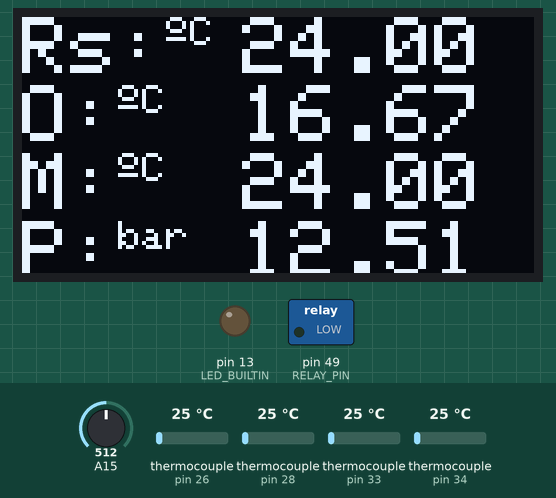
Recording of a sketch running on a simulated Arduino Mega 2560, built with avr-gcc and run on an emulated ATmega2560. Shown: 128×64 one-colour display, switched loads named in the sketch (green lamp = pin HIGH), output pins drawn as LEDs (lit = HIGH). Wiring (inferred from the names in the program): MAX6675 thermocouple converter: CS pin 28; MISO pin 30; SCK pin 31. Inputs (shaded band) come from the test bench; at power-on: thermocouple (sensors on pin 28, pin 33, pin 34, pin 26) 25 °C, A15 = 512. Pins used as bus, display or sensor lines are not drawn; what the sketch prints to the serial monitor is not drawn.

Above: at 13.6 s.
13.7 s: thermocouple (sensor on pin 28) set to 6 °C
At 19.1 s:
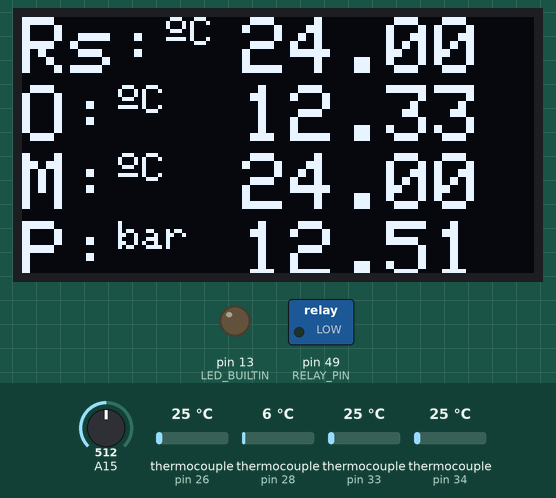
24.5 s: thermocouple (sensor on pin 33) set to 6 °C
At 29.0 s:
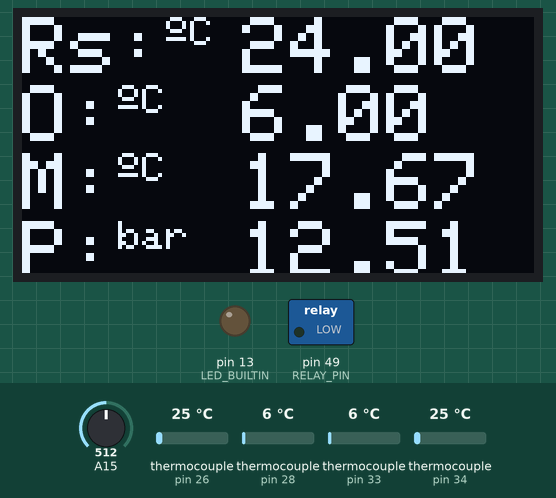
32.7 s: thermocouple (sensor on pin 34) set to 6 °C
At 38.9 s:
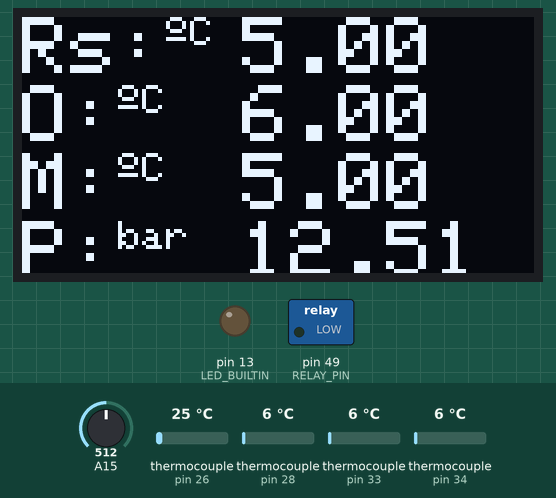
42.7 s: A15 set to 716
At 48.9 s:
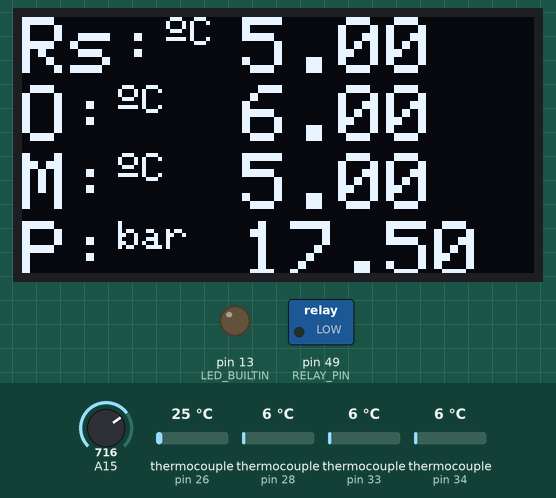
52.7 s: thermocouple (sensor on pin 28) set to 75 °C
At 59.0 s:
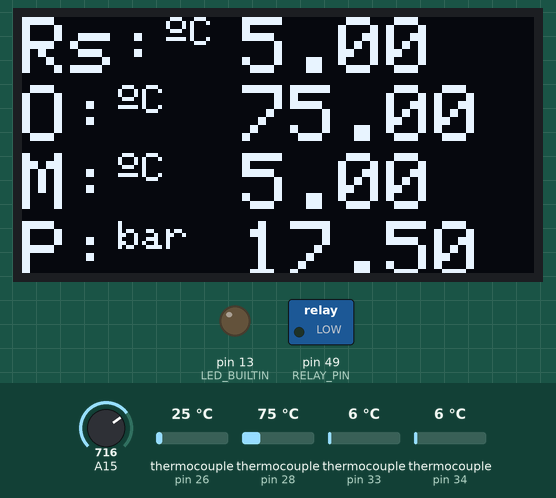
62.7 s: thermocouple (sensor on pin 33) set to 75 °C
At 69.0 s:
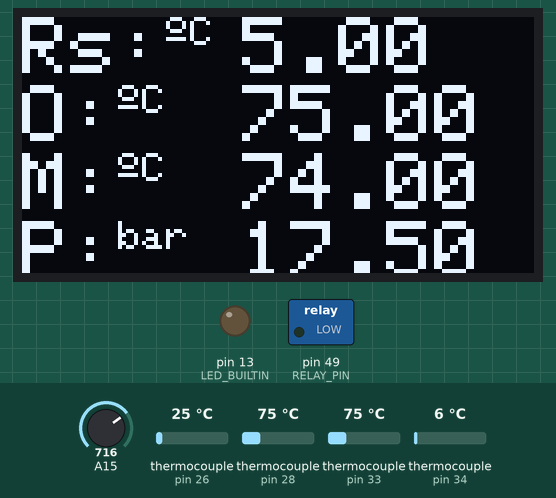
Timing chart, 0 to 73.0 s (numbered marks = the images above; inputs shaded):
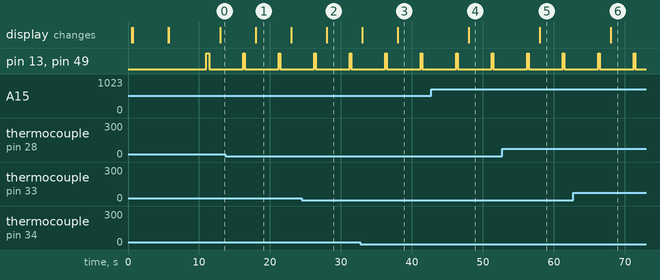

Measured:
- after the input at 13.7 s, the display: changes after 4.3 s (image 1)
- after the input at 24.5 s, the display: changes after 3.5 s (image 2)
- after the input at 32.7 s, the display: first differs from a run without the input after 5.3 s (image 3)
- after the input at 42.7 s, the display: changes after 5.3 s (image 4)
- after the input at 52.7 s, the display: changes after 5.3 s (image 5)
- after the input at 62.7 s, the display: changes after 5.3 s (image 6)
- by itself, pin 13 (LED_BUILTIN), pin 49 (RELAY_PIN): alternates HIGH for 0.20 s and LOW for 4.8 s

The sketch:

test_relais.ino
```cpp
#include <Wire.h>
#include <math.h>
#include "max6675.h"
#include <PID_v1.h>
#include <Time.h>
#include <TimeLib.h>
#include <SPI.h>
#include <Adafruit_GFX.h>
#include <Adafruit_SSD1306.h>
// I/O
#define RELAY_PIN 49  // Pin for PWM signal to the variator driver (ZeroPin 2 and the same GND)   //// Dimmer
const int clk = 6;      // Pin 8 from rotary encoder direction
const int data = 5;     // Pin 9 from rotary encoder variation

// const int temperaturePrecision = 1;
const int temperatureOfSecurity = 300;

// Initial Variable
float temperature_read = 0.0;
float previous_error = 0;
float elapsedTime, Time, timePrev;

// PID variables
double Setpoint, Input, Output;
int WindowSize = 5000;
unsigned long windowStartTime, lastPrintTime;


void relay_state(bool state) {
    digitalWrite(RELAY_PIN, state);
    digitalWrite(LED_BUILTIN, state);
}


// Oven Temperature : Sensor 1
#define MAX6675_CS 28
#define MAX6675_SO 30
#define MAX6675_SCK 31
float ovenTemperature = 0;

// Reactor Temperature: Sensor 2
int thermo_2SO = 35;
int thermo_2CS = 34;
int thermo_2CLK = 37;
float ReactorTemperature = 0;
MAX6675 thermocouple1(thermo_2CLK, thermo_2CS, thermo_2SO);  // Create an instance for the MAX6675 Sensor 3 Called "thermocouple1"

// Middle Temperature : Sensor 3        ||   Faire attention à celui là
int thermo_3SO = 29;
int thermo_3CS = 33;
int thermo_3CLK = 32;
float middleTemperature = 0;
MAX6675 thermocouple2(thermo_3CLK, thermo_3CS, thermo_3SO);

// Ambiant Temperature : Sensor 3        ||   Faire attention à celui là
int thermo_4SO = 25;
int thermo_4CS = 26;
int thermo_4CLK = 27;
float AmbiantTemperature = 0;
MAX6675 thermocouple3(thermo_4CLK, thermo_4CS, thermo_4SO);

// PRESSURE MESURE:
float tension;  // Variable permettant de stocker la valeur de la tension
float tempC;    // Variable température en °C
float tempK;    // Variable température en kelvins
float PID_LVL = 0;

// Arrays for temperature readings
float tab_oven[10] = {0};
float tab_Reactor[10] = {0};
float tab_middle[10] = {0};
float tab_Ambiant[10] = {0};


                                                                // Declaration for an SSD1306 display connected to I2C (SDA, SCL pins)
#define SCREEN_WIDTH 128 // OLED display width, in pixels
#define SCREEN_HEIGHT 64 // OLED display height, in pixels

// The pins for I2C are defined by the Wire-library.
// On an arduino UNO:       A4(SDA), A5(SCL)
// On an arduino MEGA 2560: 20(SDA), 21(SCL)
#define OLED_RESET     -1 // Reset pin # (or -1 if sharing Arduino reset pin)
#define SCREEN_ADDRESS 0x3C ///< See datasheet for Address; 0x3D for 128x64, 0x3C for 128x32
Adafruit_SSD1306 display(SCREEN_WIDTH, SCREEN_HEIGHT, &Wire, OLED_RESET);

static const unsigned char PROGMEM logo_bmp[] ={
  0xff, 0xff, 0xff, 0xff, 0xff, 0xff, 0xff, 0xff, 0xff, 0xff, 0xff, 0xff, 0xff, 0xff, 0xff, 0xff,
  0xff, 0xff, 0xff, 0xff, 0xff, 0xff, 0xff, 0xff, 0xff, 0xff, 0xff, 0xff, 0xff, 0xff, 0xff, 0xff,
  0xff, 0xff, 0xff, 0xff, 0xff, 0xff, 0xff, 0xff, 0xff, 0xff, 0xff, 0xff, 0xff, 0xff, 0xff, 0xff,
  0xff, 0xff, 0xff, 0xff, 0xff, 0xff, 0xff, 0xff, 0xff, 0xff, 0xff, 0xff, 0xff, 0xff, 0xff, 0xff,
  0xff, 0xff, 0xff, 0xff, 0xff, 0xff, 0xff, 0xff, 0xff, 0xff, 0xff, 0xff, 0xff, 0xff, 0xff, 0xff,
  0xff, 0xff, 0xff, 0xff, 0xff, 0xff, 0xff, 0xff, 0xff, 0xff, 0xff, 0xff, 0xff, 0xff, 0xff, 0xff,
  0xff, 0xff, 0xff, 0xff, 0xff, 0xff, 0xff, 0xff, 0xff, 0xff, 0xff, 0xff, 0xff, 0xff, 0xff, 0xff,
  0xff, 0xff, 0xff, 0xff, 0xff, 0xff, 0xff, 0xff, 0xff, 0xff, 0xff, 0xff, 0xff, 0xff, 0xff, 0xff,
  0xff, 0xff, 0xff, 0xff, 0xff, 0xff, 0xff, 0xff, 0xff, 0xff, 0xff, 0xff, 0xff, 0xff, 0xff, 0xff,
  0xff, 0xff, 0xff, 0xff, 0xff, 0xff, 0xff, 0xff, 0xff, 0xff, 0xff, 0xff, 0xff, 0xff, 0xff, 0xff,
  0xff, 0xff, 0xff, 0xff, 0xff, 0xff, 0xff, 0xff, 0xff, 0xff, 0xff, 0xff, 0xff, 0xff, 0xff, 0xff,
  0xff, 0xff, 0xff, 0xff, 0xff, 0xff, 0xff, 0xff, 0xff, 0xff, 0xff, 0xff, 0xff, 0xff, 0xff, 0xff,
  0xff, 0xff, 0xff, 0xff, 0xff, 0xff, 0xff, 0xff, 0xff, 0xff, 0xff, 0xff, 0xff, 0xff, 0xff, 0xff,
  0xff, 0xff, 0xff, 0xff, 0xff, 0xff, 0xff, 0xff, 0xff, 0xff, 0xff, 0xff, 0xff, 0xff, 0xff, 0xff,
  0xff, 0xff, 0xff, 0xff, 0xff, 0xff, 0xff, 0xff, 0xff, 0xff, 0xff, 0xff, 0xff, 0xff, 0xff, 0xff,
  0xff, 0xff, 0xff, 0xff, 0xff, 0xff, 0xff, 0xff, 0xff, 0xff, 0xff, 0xff, 0xff, 0xff, 0xff, 0xff,
  0xff, 0xff, 0xff, 0xff, 0xff, 0xff, 0xff, 0xff, 0xff, 0xff, 0xff, 0xff, 0xff, 0xff, 0xff, 0xff,
  0xff, 0xff, 0xff, 0xff, 0xfe, 0x0f, 0xff, 0xff, 0xff, 0xff, 0xff, 0xff, 0xff, 0xff, 0xff, 0xff,
  0xff, 0xff, 0xff, 0xff, 0xfe, 0x0f, 0xff, 0xff, 0xff, 0xff, 0xff, 0xff, 0xff, 0xff, 0xff, 0xff,
  0xff, 0xff, 0xff, 0xff, 0xfe, 0x0f, 0xff, 0xff, 0xff, 0xff, 0xff, 0xff, 0xff, 0xff, 0xff, 0xff,
  0xff, 0xff, 0xff, 0xff, 0xfe, 0x0f, 0xff, 0xff, 0xff, 0xff, 0xff, 0xff, 0xff, 0xff, 0xff, 0xff,
  0xff, 0xff, 0xff, 0xff, 0xfe, 0x0f, 0xff, 0xff, 0xff, 0xff, 0xff, 0xff, 0xff, 0xff, 0xff, 0xff,
  0xff, 0xff, 0xff, 0xff, 0xfe, 0x0f, 0xff, 0xff, 0xff, 0xff, 0xff, 0xff, 0xff, 0xff, 0xff, 0xff,
  0xff, 0xff, 0xff, 0xff, 0xfe, 0x0f, 0xff, 0xff, 0xff, 0xff, 0xff, 0xff, 0xff, 0xff, 0xff, 0xff,
  0xfc, 0x00, 0x00, 0x0f, 0xfe, 0x00, 0x00, 0x00, 0xff, 0xc0, 0x00, 0x00, 0x00, 0x3f, 0xe0, 0xff,
  0xfc, 0x00, 0x00, 0x01, 0xfe, 0x00, 0x00, 0x00, 0x3f, 0xc0, 0x00, 0x00, 0x00, 0x0f, 0xe0, 0xff,
  0xfc, 0x00, 0x00, 0x00, 0xfe, 0x00, 0x00, 0x00, 0x1f, 0xc0, 0x00, 0x00, 0x00, 0x07, 0xe0, 0xff,
  0xfc, 0x00, 0x00, 0x00, 0x7e, 0x00, 0x00, 0x00, 0x0f, 0xc0, 0x00, 0x00, 0x00, 0x03, 0xe0, 0xff,
  0xfc, 0x00, 0x00, 0x00, 0x7e, 0x00, 0x00, 0x00, 0x0f, 0xc0, 0x00, 0x00, 0x00, 0x03, 0xe0, 0xff,
  0xff, 0xff, 0xff, 0xff, 0xff, 0xff, 0xff, 0xff, 0xff, 0xff, 0xff, 0xff, 0xff, 0xff, 0xff, 0xff,
  0xff, 0xff, 0xff, 0xff, 0xff, 0xff, 0xff, 0xff, 0xff, 0xff, 0xff, 0xff, 0xff, 0xff, 0xff, 0xff,
  0xff, 0xff, 0xff, 0xff, 0xff, 0xff, 0xff, 0xff, 0xff, 0xff, 0xff, 0xff, 0xff, 0xff, 0xff, 0xff,
  0xfe, 0x00, 0x00, 0x00, 0x7e, 0x0f, 0xff, 0xff, 0x07, 0xc1, 0xff, 0x83, 0xff, 0x83, 0xe0, 0xff,
  0xfc, 0x00, 0x00, 0x00, 0x7e, 0x0f, 0xff, 0xff, 0x03, 0xc1, 0xff, 0x83, 0xff, 0x83, 0xe0, 0xff,
  0xf8, 0x00, 0x00, 0x00, 0x7e, 0x0f, 0xff, 0xff, 0x03, 0xc1, 0xff, 0x83, 0xff, 0x83, 0xe0, 0xff,
  0xf8, 0x00, 0x00, 0x00, 0x7e, 0x0f, 0xff, 0xff, 0x07, 0xc1, 0xff, 0x83, 0xff, 0x83, 0xe0, 0xff,
  0xf8, 0x3f, 0xff, 0xf0, 0x7e, 0x0f, 0xff, 0xff, 0x07, 0xc1, 0xff, 0x83, 0xff, 0x83, 0xe0, 0xff,
  0xf8, 0x3f, 0xff, 0xf0, 0x7e, 0x0f, 0xff, 0xfe, 0x07, 0xc1, 0xff, 0x83, 0xff, 0x83, 0xe0, 0xff,
  0xf8, 0x3f, 0xff, 0xf0, 0x7e, 0x0f, 0xff, 0xfc, 0x07, 0xc1, 0xff, 0x83, 0xff, 0x83, 0xe0, 0xff,
  0xf8, 0x00, 0x00, 0x00, 0x7e, 0x00, 0x00, 0x00, 0x0f, 0xc1, 0xff, 0x83, 0xff, 0x83, 0xe0, 0xff,
  0xf8, 0x00, 0x00, 0x00, 0x7e, 0x00, 0x00, 0x00, 0x0f, 0xc1, 0xff, 0x83, 0xff, 0x83, 0xe0, 0xff,
  0xfc, 0x00, 0x00, 0x00, 0x7e, 0x00, 0x00, 0x00, 0x1f, 0xc1, 0xff, 0x83, 0xff, 0x83, 0xe0, 0xff,
  0xfe, 0x00, 0x00, 0x00, 0x7e, 0x00, 0x00, 0x00, 0x7f, 0xc1, 0xff, 0x83, 0xff, 0x83, 0xe0, 0xff,
  0xff, 0xff, 0xff, 0xff, 0xff, 0xff, 0xff, 0xff, 0xff, 0xff, 0xff, 0xff, 0xff, 0xff, 0xff, 0xff,
  0xff, 0xff, 0xff, 0xff, 0xff, 0xff, 0xff, 0xff, 0xff, 0xff, 0xff, 0xff, 0xff, 0xff, 0xff, 0xff,
  0xff, 0xff, 0xff, 0xff, 0xff, 0xff, 0xff, 0xff, 0xff, 0xff, 0xff, 0xff, 0xff, 0xff, 0xff, 0xff,
  0xff, 0xff, 0xff, 0xff, 0xff, 0xff, 0xff, 0xff, 0xff, 0xff, 0xff, 0xff, 0xff, 0xff, 0xff, 0xff,
  0xff, 0xff, 0xff, 0xff, 0xff, 0xff, 0xff, 0xff, 0xff, 0xff, 0xff, 0xff, 0xff, 0xff, 0xff, 0xff,
  0xff, 0xff, 0xff, 0xff, 0xff, 0xff, 0xff, 0xff, 0xff, 0xff, 0xff, 0xff, 0xff, 0xff, 0xff, 0xff,
  0xff, 0xff, 0xff, 0xff, 0xff, 0xff, 0xff, 0xff, 0xff, 0xff, 0xff, 0xff, 0xff, 0xff, 0xff, 0xff,
  0xff, 0xff, 0xff, 0xff, 0xff, 0xff, 0xff, 0xff, 0xff, 0xff, 0xff, 0xff, 0xff, 0xff, 0xff, 0xff,
  0xff, 0xff, 0xff, 0xff, 0xff, 0xff, 0xff, 0xff, 0xff, 0xff, 0xff, 0xff, 0xff, 0xff, 0xff, 0xff,
  0xff, 0xff, 0xff, 0xff, 0xff, 0xff, 0xff, 0xff, 0xff, 0xff, 0xff, 0xff, 0xff, 0xff, 0xff, 0xff,
  0xff, 0xff, 0xff, 0xff, 0xff, 0xff, 0xff, 0xff, 0xff, 0xff, 0xff, 0xff, 0xff, 0xff, 0xff, 0xff,
  0xff, 0xff, 0xff, 0xff, 0xff, 0xff, 0xff, 0xff, 0xff, 0xff, 0xff, 0xff, 0xff, 0xff, 0xff, 0xff,
  0xff, 0xff, 0xff, 0xff, 0xff, 0xff, 0xff, 0xff, 0xff, 0xff, 0xff, 0xff, 0xff, 0xff, 0xff, 0xff,
  0xff, 0xff, 0xff, 0xff, 0xff, 0xff, 0xff, 0xff, 0xff, 0xff, 0xff, 0xff, 0xff, 0xff, 0xff, 0xff,
  0xff, 0xff, 0xff, 0xff, 0xff, 0xff, 0xff, 0xff, 0xff, 0xff, 0xff, 0xff, 0xff, 0xff, 0xff, 0xff,
  0xff, 0xff, 0xff, 0xff, 0xff, 0xff, 0xff, 0xff, 0xff, 0xff, 0xff, 0xff, 0xff, 0xff, 0xff, 0xff,
  0xff, 0xff, 0xff, 0xff, 0xff, 0xff, 0xff, 0xff, 0xff, 0xff, 0xff, 0xff, 0xff, 0xff, 0xff, 0xff,
  0xff, 0xff, 0xff, 0xff, 0xff, 0xff, 0xff, 0xff, 0xff, 0xff, 0xff, 0xff, 0xff, 0xff, 0xff, 0xff,
  0xff, 0xff, 0xff, 0xff, 0xff, 0xff, 0xff, 0xff, 0xff, 0xff, 0xff, 0xff, 0xff, 0xff, 0xff, 0xff,
  0xff, 0xff, 0xff, 0xff, 0xff, 0xff, 0xff, 0xff, 0xff, 0xff, 0xff, 0xff, 0xff, 0xff, 0xff, 0xff,
  0xff, 0xff, 0xff, 0xff, 0xff, 0xff, 0xff, 0xff, 0xff, 0xff, 0xff, 0xff, 0xff, 0xff, 0xff, 0xff};

// ===========================
// Initialisation programme
// ========================


void setup() {
     // wait for MAX chip to stabilize
  delay(500);
   // SSD1306_SWITCHCAPVCC = generate display voltage from 3.3V internally
  if(!display.begin(SSD1306_SWITCHCAPVCC, SCREEN_ADDRESS)) {
    Serial.println(F("SSD1306 allocation failed"));
    for(;;); // Don't proceed, loop forever
  }
  // Clear the buffer
  display.clearDisplay();
  logoABMI();      // Draw many lines
  startABMI();    // Draw a small bitmap image

    Serial.begin(9600);

    Serial.println("== == == Get ready for data recording ...  == == ==");
    delay(250);

    // Define relay and led pins as output
    pinMode(RELAY_PIN, OUTPUT);
    pinMode(LED_BUILTIN, OUTPUT);

    // Store current time in variables used by PID and display functions
    windowStartTime = millis();
    lastPrintTime = millis();

    // Setpoint for the PID temperature control 200 degrees Celsius
    Setpoint = 200;


    Serial.print("Time");
    Serial.print("  ;  ");
    Serial.print("Temps en ms");
    Serial.print("  ;  ");
    Serial.print("T_Rs °C:"); //température mesurée par la sonde
    Serial.print("  ;  ");
    Serial.print("T_O °C:");
    Serial.print("  ;  ");
    Serial.print("T_M °C:");
    Serial.print("  ;  ");
    // Serial.print("T_Am °C:");
    // Serial.print("  ;  ");
    Serial.print("OvenPower %:");
    Serial.print("  ;  ");
    Serial.print("Output :");
    // Serial.print("    ; ");
    // Serial.print("errKp");
    // Serial.print("    ; ");
    // Serial.print("errKi");
    // Serial.print("    ; ");
    // Serial.print("errKd");
    Serial.println();
}

void logoABMI() {

  display.clearDisplay();
  display.drawBitmap(
    (display.width()  - SCREEN_WIDTH ) / 2,      // Position de l'extrême "gauche" de l'image (pour centrage écran, ici)
    (display.height() - SCREEN_HEIGHT) / 2,       // Position de l'extrême "haute" de l'image (pour centrage écran, ici)
    logo_bmp,
    SCREEN_WIDTH,
    SCREEN_HEIGHT,
    WHITE);                                           // "couleur" de l'image
  delay(50);                     // Delay of 200 ms

  // Show initial display
  display.clearDisplay();
  display.drawBitmap(
    (display.width()  - SCREEN_WIDTH ) / 2,      // Position de l'extrême "gauche" de l'image (pour centrage écran, ici)
    (display.height() - SCREEN_HEIGHT) / 2,       // Position de l'extrême "haute" de l'image (pour centrage écran, ici)
    logo_bmp,
    SCREEN_WIDTH,
    SCREEN_HEIGHT,
    WHITE);                                           // "couleur" de l'image
    display.display(); // Update screen
    delay(5000);                     // Delay of 200 ms
    display.clearDisplay();
}

void startABMI(void) {

  display.setTextSize(2);          // Set text Size
  display.setTextColor(WHITE);     // set LCD Colour
  display.setCursor(48, 0);        // Set Cursor Position
  display.println("PID");          // Print the this Text
  display.setCursor(49, 20);        // Set Cursor Position
  display.setTextSize(2);          // Set text Size
  display.println("T");  // Print the this Text
  display.setCursor(63, 20);        // Set Cursor Position
  display.setTextSize(1);
  display.cp437(true);
  display.write(167);
  display.setTextSize(2);
  display.print("C");
  display.setCursor(25, 35);       // Set Cursor Position
  display.setTextSize(2);          // Set text Size
  display.println("Control");      // Print the this Text
  display.display();               // Update the Display
  display.setTextSize(1);
  display.setCursor(10,57);
  display.print(" HTC Project _ R&I ");
  display.display();
  delay(2000);                     // Delay of 200 ms

}

// suivi du calcul du PID


void loop() {
    float total_oven = 0;
    float total_Reactor = 0;
    float total_middle = 0;
    float total_Ambiant = 0;
    const int readings = 3;

    // Lire la température en Celsius des trois capteurs `readings` fois
    for (int i = 0; i < readings; i++) {
        tab_oven[i] = readThermocouple();
        tab_Reactor[i] = thermocouple1.readCelsius() - 1.0;
        tab_middle[i] = thermocouple2.readCelsius() - 1.0;
        tab_Ambiant[i] = thermocouple3.readCelsius() - 1.0;
        // AmbiantTemperature = thermocouple3.readCelsius();

        total_oven += tab_oven[i];
        total_Reactor += tab_Reactor[i];
        total_middle += tab_middle[i];
        total_Ambiant += tab_Ambiant[i];

        delay(1000); // Attendre 1 seconde avant la prochaine lecture
    }

    // Calculer les moyennes
    ovenTemperature = total_oven / readings;
    ReactorTemperature = total_Reactor / readings;
    middleTemperature = total_middle / readings;
    AmbiantTemperature = total_Ambiant / readings;


    // PID computation and relay control
    int sensorVal = analogRead(A15);
    float voltage = ((sensorVal * 5.0) / 1023.0);
    float pressure_pascal = (5.0 * ((float)voltage)) * 1000000.0;
    float pressure_bar = pressure_pascal / 10e5;
    float Rp_Temp = 100 * pow((pressure_bar + 1), 0.25);
    float Rs_Temp = ReactorTemperature;

   // if (pressure_bar < 0.1) {
     //   Rp_Temp = 36;

        // Output = WindowSize; // chauffer à 300°C la plaque au départ pour monter à 100°C la température interne}

    Output = WindowSize*0.70;

    // Relay control
    while (millis() - windowStartTime < WindowSize) {
        if (ovenTemperature > temperatureOfSecurity) {
            relay_state(LOW);
            Output=0;
        }
        else if (Output < millis() - windowStartTime) {
            relay_state(LOW);
        } else {
            relay_state(HIGH);
        }
    }

    windowStartTime += WindowSize;

    int ovenPower = map(Output, 0, WindowSize, 0, 100);

    // The current time for the parameters acquisitions
    time_t t = now();
    String myStringHour = String(hour(t));
    String myStringMinute = String(minute(t));
    String myStringSecond = String(second(t));
    String myStringTime = myStringHour + ":" + myStringMinute + ":" + myStringSecond;

    Serial.print(myStringTime);
    Serial.print("  ;  ");
    Serial.print(millis());
    Serial.print("    ;  ");
    Serial.print(ReactorTemperature);
    Serial.print("    ;  ");
    Serial.print(ovenTemperature);
    Serial.print("    ;  ");
    Serial.print(middleTemperature);
    Serial.print("    ;  ");
    // Serial.print(AmbiantTemperature);
    // Serial.print("    ;  ");
    Serial.print(ovenPower);
    Serial.print("    ;  ");
    Serial.print(Output);

    Serial.println();

//////////////////////////////////////////////////// OLED DISPLAY _ REACTOR

  display.clearDisplay(); // Clear the display
  display.setTextSize(2); // Set text Size
  display.setCursor(0, 0); // Set the Display Cursor
  display.print("Rs:"); //Print to the Display
  display.setTextSize(1);
  display.cp437(true);
  display.write(167);
  display.setTextSize(1);
  display.print("C");
  display.setTextSize(2);
  display.setCursor(55, 0);// Set the Display Cursor
  display.print(ReactorTemperature); // Print the Temperature value to the display in celciuS

//////////////////////////////////////////////////// OLED DISPLAY _ OVEN
  display.setTextSize(2); // Set text Size
  display.setCursor(0, 17); // Set the Display Cursor
  display.print("O:"); //Print to the Display
  display.setTextSize(1);
  display.cp437(true);
  display.write(167);
  display.setTextSize(1);
  display.print("C");
  display.setTextSize(2);
  display.setCursor(55, 17);// Set the Display Cursor
  display.print(ovenTemperature); // Print the Temperature value to the display in celciuS
//////////////////////////////////////////////////// OLED DISPLAY _ MIDDLE
  display.setTextSize(2); // Set text Size
  display.setCursor(0, 34); // Set the Display Cursor
  display.print("M:"); //Print to the Display
  display.setTextSize(1);
  display.cp437(true);
  display.write(167);
  display.setTextSize(1);
  display.print("C");
  display.setTextSize(2);
  display.setCursor(55, 34);// Set the Display Cursor
  display.print(middleTemperature); // Print the Temperature value to the display in celciuS
// //////////////////////////////////////////////////// OLED DISPLAY _ SETTING
  display.setTextSize(2);          // Set text Size
  display.setCursor(0,51);        // set the diplay cursor
  display.print("P:");      // Print Set Temp. on the display
  display.setTextSize(1);
  display.print("bar");
  display.setTextSize(2);          // Set text Size
  display.setCursor(55, 51);       // set the cursor
  display.print(pressure_bar);  // print the set temperature value on the display

  display.display();
  delay(250);

}

// The function that reads the SPI data from MAX6675
double readThermocouple() {
    uint16_t v;
    pinMode(MAX6675_CS, OUTPUT);
    pinMode(MAX6675_SO, INPUT);
    pinMode(MAX6675_SCK, OUTPUT);

    digitalWrite(MAX6675_CS, LOW);
    delay(1);

    v = shiftIn(MAX6675_SO, MAX6675_SCK, MSBFIRST);
    v <<= 8;
        v |= shiftIn(MAX6675_SO, MAX6675_SCK, MSBFIRST);

    digitalWrite(MAX6675_CS, HIGH);
    if (v & 0x4) {
        // Bit 2 indicates if the thermocouple is disconnected
        return NAN;
    }

    // The lower three bits (0,1,2) are discarded status bits
    v >>= 3;

    // The remaining bits are the number of 0.25 degree (C) counts
    return v * 0.25;
}
```
